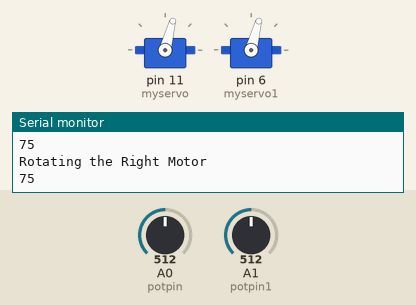
Recording of a sketch running on a simulated Arduino Uno, built with avr-gcc and run on an emulated ATmega328P. Parts: 2 × servo, the last lines printed to the serial monitor. The test bench sets the inputs (shaded band); at power-on: A0 (potpin) = 512, A1 (potpin1) = 512.

Above: at 1.2 s.
1.3 s: A0 (potpin) set to 663
At 2.5 s:
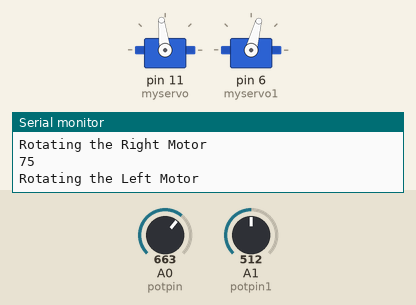
2.8 s: A0 (potpin) set to 699
At 4.0 s:
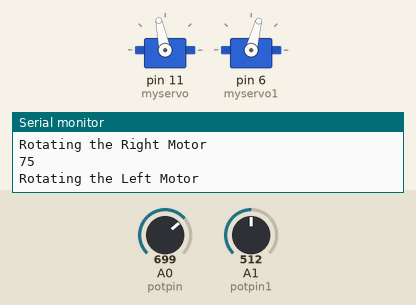
4.3 s: A1 (potpin1) set to 668
At 5.1 s:
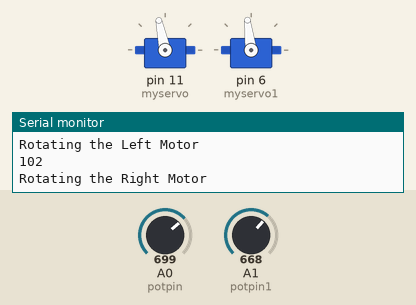
5.8 s: A1 (potpin1) set to 694
At 6.2 s:
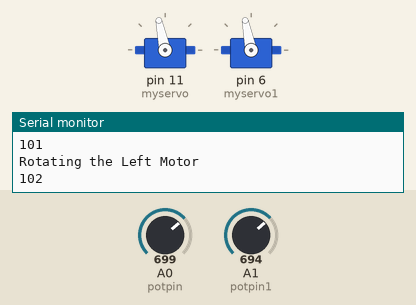
7.3 s: A0 (potpin) set to 511
At 8.2 s:
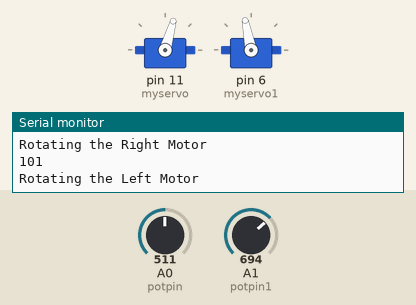
8.8 s: A1 (potpin1) set to 306
At 9.3 s:
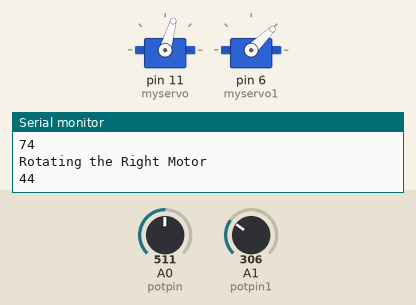
Timing chart, 0 to 11.3 s (numbered marks = the images above; inputs shaded):
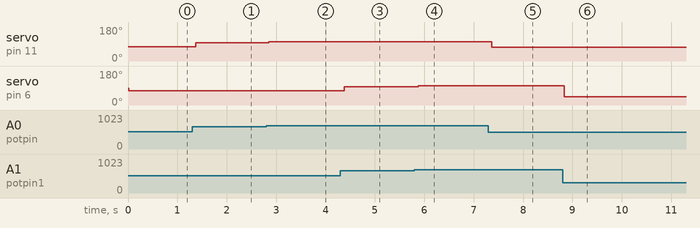

Measured:
- after the input at 1.3 s, servo on pin 11 (myservo): 75° → 97° after 0.08 s
- after the input at 2.8 s, servo on pin 11 (myservo): 97° → 102° after 0.05 s
- after the input at 4.3 s, servo on pin 6 (myservo1): 75° → 97° after 0.08 s
- after the input at 5.8 s, servo on pin 6 (myservo1): 97° → 101° after 0.08 s
- after the input at 7.3 s, servo on pin 11 (myservo): 102° → 74° after 0.07 s
- after the input at 8.8 s, servo on pin 6 (myservo1): 101° → 44° at once

The sketch:

2Servo_code.ino
```cpp
#include <Servo.h>

Servo myservo;  // create servo object to control a servo
Servo myservo1;


int potpin = 0;// analog pin used to connect the potentiometer
int potpin1 = 1;


int val;    // variable to read the value from the analog pin
int val1;


void setup() {
  Serial.begin(9600);
  myservo.attach(11);  // attaches the servo on pin 8 to the servo object
  myservo1.attach(6);
}

void loop() {
  val = analogRead(potpin);            // reads the value of the potentiometer (value between 0 and 1023)
  val = map(val, 0, 1023, 0, 150);     // scale it to use it with the servo (value between 0 and 180)
  Serial.println(val);
  Serial.println("Rotating the Right Motor");
  myservo.write(val);                  // sets the servo position according to the scaled value
  delay(10);                           // waits for the servo to get there


  val1 = analogRead(potpin1);
  val1 = map(val1, 0, 1023, 0, 150);
  Serial.println(val1);
  Serial.println("Rotating the Left Motor");
  myservo1.write(val1);
  delay(10);


}
```
